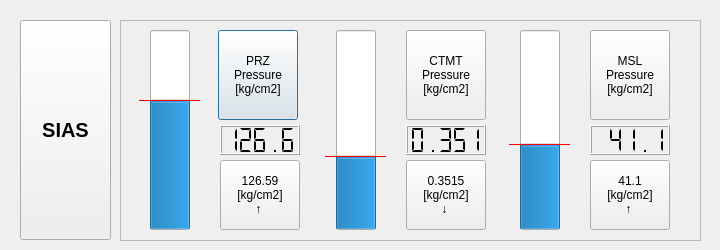
<?xml version="1.0" encoding="UTF-8"?>
<ui version="4.0">
 <class>Dialog</class>
 <widget class="QDialog" name="Dialog">
  <property name="geometry">
   <rect>
    <x>0</x>
    <y>0</y>
    <width>720</width>
    <height>250</height>
   </rect>
  </property>
  <property name="windowTitle">
   <string>Dialog</string>
  </property>
  <widget class="QFrame" name="frame">
   <property name="geometry">
    <rect>
     <x>120</x>
     <y>20</y>
     <width>581</width>
     <height>221</height>
    </rect>
   </property>
   <property name="frameShape">
    <enum>QFrame::StyledPanel</enum>
   </property>
   <property name="frameShadow">
    <enum>QFrame::Sunken</enum>
   </property>
   <widget class="QProgressBar" name="PRZ_Pbar">
    <property name="geometry">
     <rect>
      <x>30</x>
      <y>10</y>
      <width>40</width>
      <height>200</height>
     </rect>
    </property>
    <property name="sizePolicy">
     <sizepolicy hsizetype="Expanding" vsizetype="Fixed">
      <horstretch>0</horstretch>
      <verstretch>0</verstretch>
     </sizepolicy>
    </property>
    <property name="layoutDirection">
     <enum>Qt::LeftToRight</enum>
    </property>
    <property name="autoFillBackground">
     <bool>false</bool>
    </property>
    <property name="maximum">
     <number>2000</number>
    </property>
    <property name="value">
     <number>1266</number>
    </property>
    <property name="orientation">
     <enum>Qt::Vertical</enum>
    </property>
   </widget>
   <widget class="QProgressBar" name="CTMT_Pbar">
    <property name="geometry">
     <rect>
      <x>216</x>
      <y>10</y>
      <width>40</width>
      <height>200</height>
     </rect>
    </property>
    <property name="sizePolicy">
     <sizepolicy hsizetype="Expanding" vsizetype="Fixed">
      <horstretch>0</horstretch>
      <verstretch>0</verstretch>
     </sizepolicy>
    </property>
    <property name="layoutDirection">
     <enum>Qt::LeftToRight</enum>
    </property>
    <property name="autoFillBackground">
     <bool>false</bool>
    </property>
    <property name="maximum">
     <number>1000</number>
    </property>
    <property name="value">
     <number>352</number>
    </property>
    <property name="orientation">
     <enum>Qt::Vertical</enum>
    </property>
   </widget>
   <widget class="QProgressBar" name="MSL_Pbar">
    <property name="geometry">
     <rect>
      <x>400</x>
      <y>10</y>
      <width>40</width>
      <height>200</height>
     </rect>
    </property>
    <property name="sizePolicy">
     <sizepolicy hsizetype="Expanding" vsizetype="Fixed">
      <horstretch>0</horstretch>
      <verstretch>0</verstretch>
     </sizepolicy>
    </property>
    <property name="layoutDirection">
     <enum>Qt::LeftToRight</enum>
    </property>
    <property name="autoFillBackground">
     <bool>false</bool>
    </property>
    <property name="maximum">
     <number>1000</number>
    </property>
    <property name="value">
     <number>411</number>
    </property>
    <property name="orientation">
     <enum>Qt::Vertical</enum>
    </property>
   </widget>
   <widget class="QPushButton" name="pushButton_14">
    <property name="geometry">
     <rect>
      <x>98</x>
      <y>10</y>
      <width>80</width>
      <height>90</height>
     </rect>
    </property>
    <property name="text">
     <string>PRZ
Pressure
[kg/cm2]</string>
    </property>
   </widget>
   <widget class="QPushButton" name="pushButton_15">
    <property name="geometry">
     <rect>
      <x>286</x>
      <y>10</y>
      <width>80</width>
      <height>90</height>
     </rect>
    </property>
    <property name="text">
     <string>CTMT
Pressure
[kg/cm2]</string>
    </property>
   </widget>
   <widget class="QPushButton" name="pushButton_16">
    <property name="geometry">
     <rect>
      <x>470</x>
      <y>10</y>
      <width>80</width>
      <height>90</height>
     </rect>
    </property>
    <property name="text">
     <string>MSL
Pressure
[kg/cm2]</string>
    </property>
   </widget>
   <widget class="QPushButton" name="pushButton_17">
    <property name="geometry">
     <rect>
      <x>100</x>
      <y>140</y>
      <width>80</width>
      <height>70</height>
     </rect>
    </property>
    <property name="styleSheet">
     <string notr="true"/>
    </property>
    <property name="text">
     <string>126.59 
[kg/cm2]
↑ </string>
    </property>
   </widget>
   <widget class="QPushButton" name="pushButton_18">
    <property name="geometry">
     <rect>
      <x>286</x>
      <y>140</y>
      <width>80</width>
      <height>70</height>
     </rect>
    </property>
    <property name="text">
     <string>0.3515 
[kg/cm2]
↓ </string>
    </property>
   </widget>
   <widget class="QPushButton" name="pushButton_19">
    <property name="geometry">
     <rect>
      <x>470</x>
      <y>140</y>
      <width>80</width>
      <height>70</height>
     </rect>
    </property>
    <property name="text">
     <string>41.1 
[kg/cm2]
↑ </string>
    </property>
   </widget>
   <widget class="QLCDNumber" name="lcdNumber1">
    <property name="geometry">
     <rect>
      <x>100</x>
      <y>105</y>
      <width>80</width>
      <height>30</height>
     </rect>
    </property>
    <property name="segmentStyle">
     <enum>QLCDNumber::Flat</enum>
    </property>
    <property name="value" stdset="0">
     <double>126.590000000000003</double>
    </property>
   </widget>
   <widget class="QLCDNumber" name="lcdNumber2">
    <property name="geometry">
     <rect>
      <x>286</x>
      <y>105</y>
      <width>80</width>
      <height>30</height>
     </rect>
    </property>
    <property name="font">
     <font>
      <pointsize>9</pointsize>
     </font>
    </property>
    <property name="smallDecimalPoint">
     <bool>false</bool>
    </property>
    <property name="mode">
     <enum>QLCDNumber::Dec</enum>
    </property>
    <property name="segmentStyle">
     <enum>QLCDNumber::Flat</enum>
    </property>
    <property name="value" stdset="0">
     <double>0.351500000000000</double>
    </property>
   </widget>
   <widget class="QLCDNumber" name="lcdNumber3">
    <property name="geometry">
     <rect>
      <x>470</x>
      <y>105</y>
      <width>80</width>
      <height>30</height>
     </rect>
    </property>
    <property name="smallDecimalPoint">
     <bool>false</bool>
    </property>
    <property name="digitCount">
     <number>5</number>
    </property>
    <property name="segmentStyle">
     <enum>QLCDNumber::Flat</enum>
    </property>
    <property name="value" stdset="0">
     <double>41.100000000000001</double>
    </property>
   </widget>
   <widget class="Line" name="line_7">
    <property name="geometry">
     <rect>
      <x>19</x>
      <y>72</y>
      <width>61</width>
      <height>16</height>
     </rect>
    </property>
    <property name="styleSheet">
     <string notr="true">color: rgb(255, 0, 0);</string>
    </property>
    <property name="frameShadow">
     <enum>QFrame::Plain</enum>
    </property>
    <property name="orientation">
     <enum>Qt::Horizontal</enum>
    </property>
   </widget>
   <widget class="Line" name="line_8">
    <property name="geometry">
     <rect>
      <x>205</x>
      <y>128</y>
      <width>61</width>
      <height>16</height>
     </rect>
    </property>
    <property name="styleSheet">
     <string notr="true">color: rgb(255, 0, 0);</string>
    </property>
    <property name="frameShadow">
     <enum>QFrame::Plain</enum>
    </property>
    <property name="orientation">
     <enum>Qt::Horizontal</enum>
    </property>
   </widget>
   <widget class="Line" name="line_9">
    <property name="geometry">
     <rect>
      <x>389</x>
      <y>116</y>
      <width>61</width>
      <height>16</height>
     </rect>
    </property>
    <property name="styleSheet">
     <string notr="true">color: rgb(255, 0, 0);</string>
    </property>
    <property name="frameShadow">
     <enum>QFrame::Plain</enum>
    </property>
    <property name="orientation">
     <enum>Qt::Horizontal</enum>
    </property>
   </widget>
  </widget>
  <widget class="QPushButton" name="SIASpushButton3">
   <property name="geometry">
    <rect>
     <x>20</x>
     <y>20</y>
     <width>91</width>
     <height>220</height>
    </rect>
   </property>
   <property name="styleSheet">
    <string notr="true">font: bold 20px;</string>
   </property>
   <property name="text">
    <string>SIAS</string>
   </property>
  </widget>
 </widget>
 <resources/>
 <connections/>
</ui>
